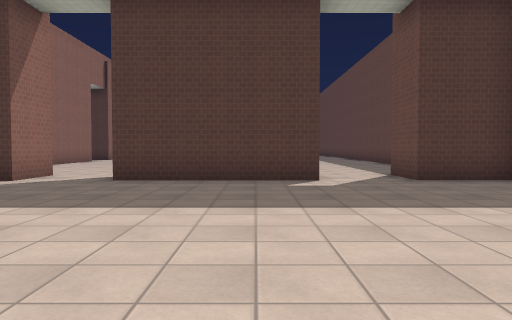
view 1 (above)

17 first-person views from a walk through a level from a Godot 3-D game. The camera is 1.3 m above the floor, tilts 2° down and sees 70° across. The floor is counted in squares, 2 m on a side. Each view is taken from the middle of a square. On the plan, view 1 faces up. The plan holds only what a view shows up to about 11 squares ahead; the rest is blank. The place goes on beyond the plan. Surface patterns are stand-ins for the level's own textures.

view 2
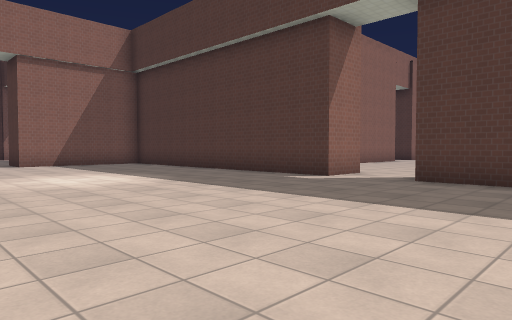

view 3
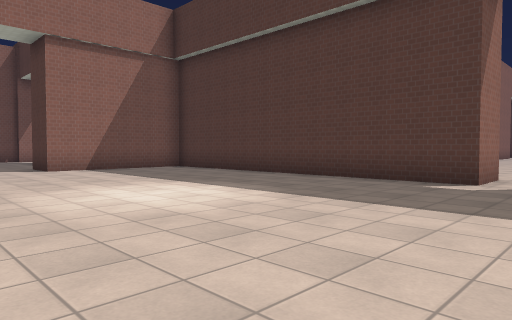

view 4
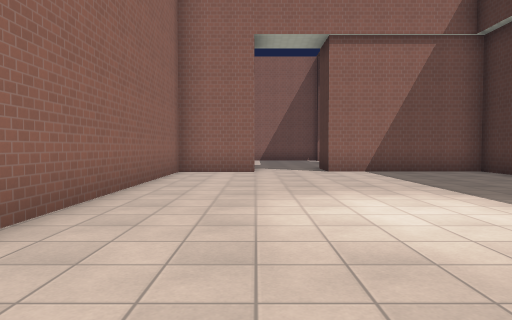

view 5
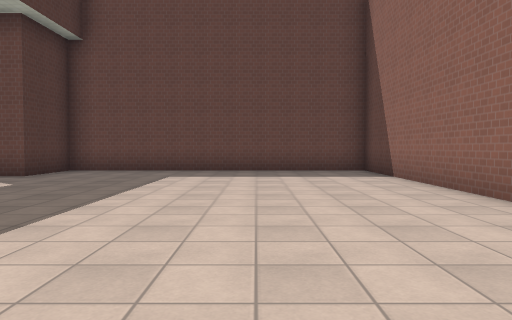

view 6
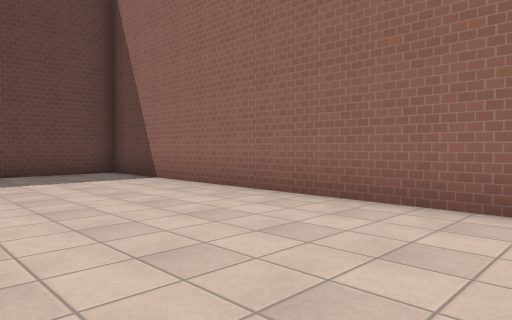

view 7
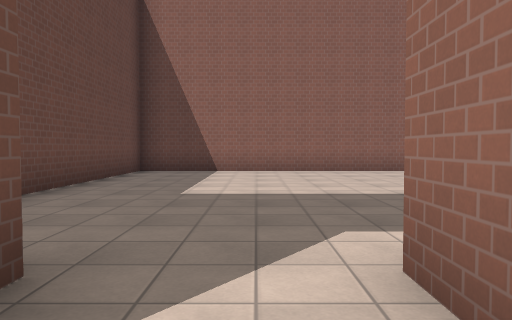

view 8
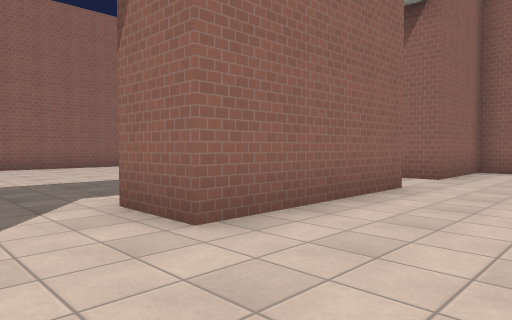

view 9
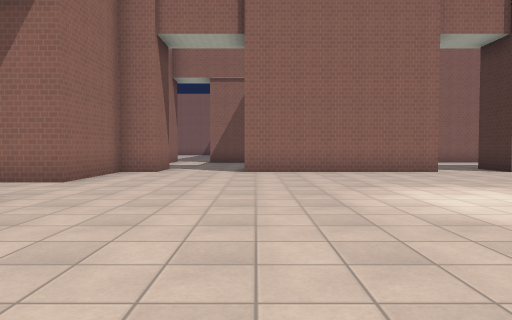

view 10
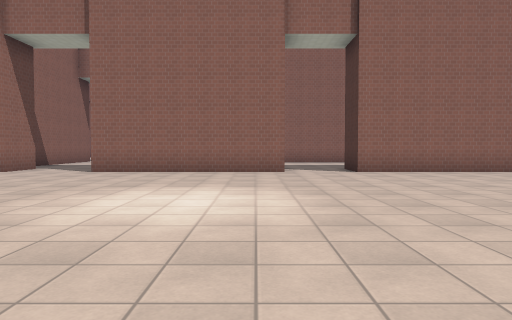

view 11
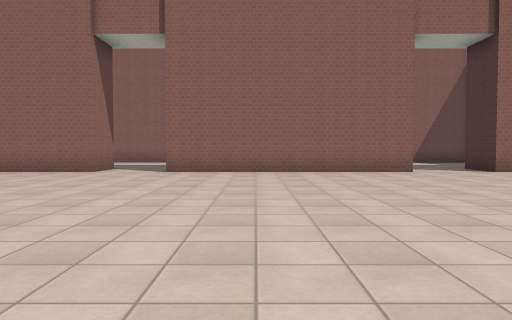

view 12
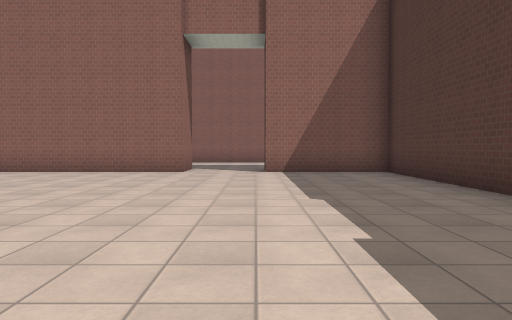

view 13
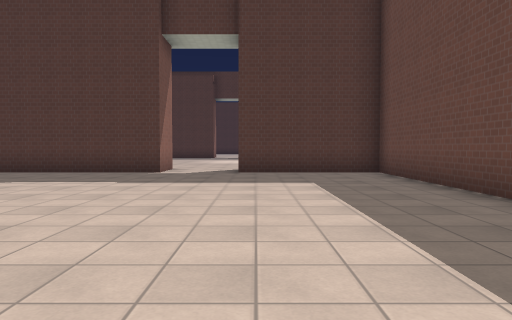

view 14
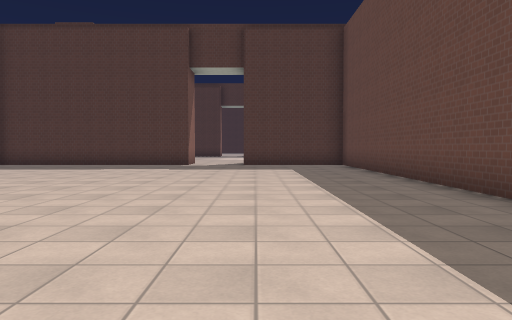

view 15
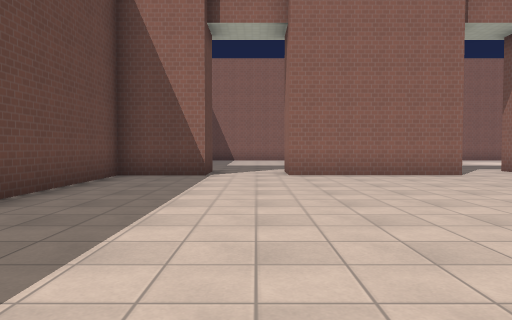

view 16
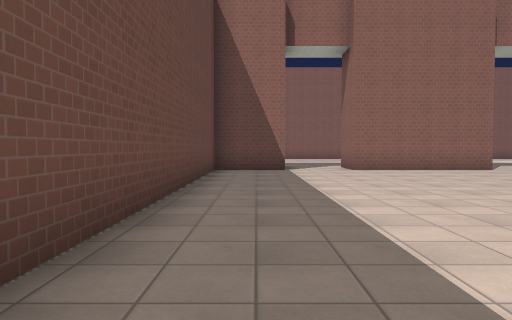

view 17
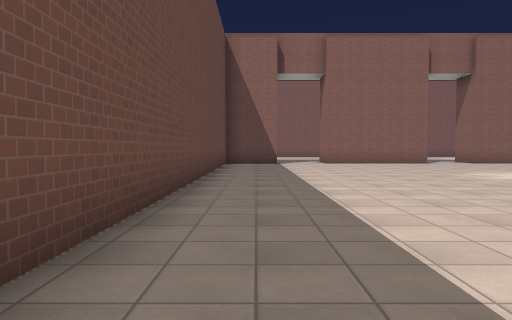

### Floor plan
Points are (right, up) in squares from view 1. A wall is a line through its corners. A room is listed if a view was taken in it or the views show most of it. See-through windows are left out.
Room 1 (views 1, 2, 3, 4, 5, 6)
walls: (-3.4, -1) (5.2, -1) (5.2, 8); (-4.7, 8.5) (-4.7, 7.1) (-13.8, 7.1) (-13.8, 2.9); (1.2, 8.5) (1.2, 7.1) (-2.9, 7.1); (-13.8, 1) (-13.8, -1) (-6.9, -1); (5.2, 7.1) (3.2, 7.1) (3.2, 8.5)
ways out: opening at (-3.5, 7.5) to room 2; opening at (2.5, 8) to room 2; opening at (-14.5, 2)
Room 2 (views 7, 8, 9, 10, 11, 12, 13, 14, 15, 16, 17)
walls: (-7.5, 16.8) (-7.5, 11.6); (-7.5, 25.1) (-7.5, 18.7); (-2.9, 8.5) (1.2, 8.5); (-0.5, 31.9) (-0.5, 30.4) (-7.5, 30.4) (-7.5, 27.3); (3.2, 8.5) (5.2, 8.5); (-7.5, 9.4) (-7.5, 8.5) (-4.7, 8.5); (5.2, 8) (5.2, 30.4) (1.5, 30.4)
ways out: opening at (-3.5, 7.5) to room 1; opening at (2.5, 8) to room 1; opening at (-8.5, 10.5); opening at (-8.5, 17.5); opening at (-8.5, 26.5); opening at (0.5, 31)

Positions as (right, up) in squares from view 1, and headings:
1: (0, 0), facing up
2: (0, 0), facing up-left
3: (-3, 0), facing up-left
4: (-4, 1), facing left
5: (-5, 2), facing right
6: (-4, 3), facing down-right
7: (2, 9), facing down
8: (3, 11), facing down-left
9: (2, 12), facing left
10: (2, 16), facing left
11: (2, 21), facing left
12: (2, 27), facing left
13: (2, 21), facing up
14: (2, 17), facing up
15: (2, 17), facing down
16: (4, 19), facing down
17: (4, 23), facing down
